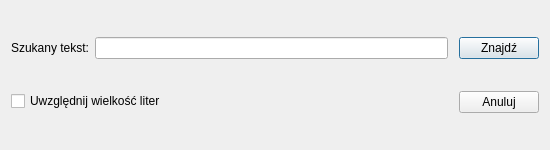
<?xml version="1.0" encoding="UTF-8"?>
<ui version="4.0">
 <class>Dialog_Search</class>
 <widget class="QDialog" name="Dialog_Search">
  <property name="windowModality">
   <enum>Qt::WindowModal</enum>
  </property>
  <property name="geometry">
   <rect>
    <x>0</x>
    <y>0</y>
    <width>550</width>
    <height>150</height>
   </rect>
  </property>
  <property name="minimumSize">
   <size>
    <width>550</width>
    <height>150</height>
   </size>
  </property>
  <property name="maximumSize">
   <size>
    <width>550</width>
    <height>150</height>
   </size>
  </property>
  <property name="windowTitle">
   <string>Szukaj</string>
  </property>
  <layout class="QHBoxLayout" name="horizontalLayout_2">
   <item>
    <layout class="QVBoxLayout" name="verticalLayout_2">
     <item>
      <layout class="QHBoxLayout" name="horizontalLayout">
       <item>
        <widget class="QLabel" name="label">
         <property name="text">
          <string>Szukany tekst:</string>
         </property>
        </widget>
       </item>
       <item>
        <widget class="QLineEdit" name="lineEdit_Search_Text"/>
       </item>
      </layout>
     </item>
     <item>
      <widget class="QCheckBox" name="checkBox_Case">
       <property name="text">
        <string>Uwzględnij wielkość liter</string>
       </property>
      </widget>
     </item>
    </layout>
   </item>
   <item>
    <spacer name="horizontalSpacer">
     <property name="orientation">
      <enum>Qt::Horizontal</enum>
     </property>
     <property name="sizeType">
      <enum>QSizePolicy::Fixed</enum>
     </property>
     <property name="sizeHint" stdset="0">
      <size>
       <width>5</width>
       <height>20</height>
      </size>
     </property>
    </spacer>
   </item>
   <item>
    <layout class="QVBoxLayout" name="verticalLayout">
     <item>
      <widget class="QPushButton" name="pushButton_Search">
       <property name="text">
        <string>Znajdź</string>
       </property>
      </widget>
     </item>
     <item>
      <widget class="QPushButton" name="pushButton_Clear">
       <property name="text">
        <string>Anuluj</string>
       </property>
      </widget>
     </item>
    </layout>
   </item>
  </layout>
 </widget>
 <resources>
  <include location="../images/app-icon/app-icon.qrc"/>
 </resources>
 <connections/>
</ui>
